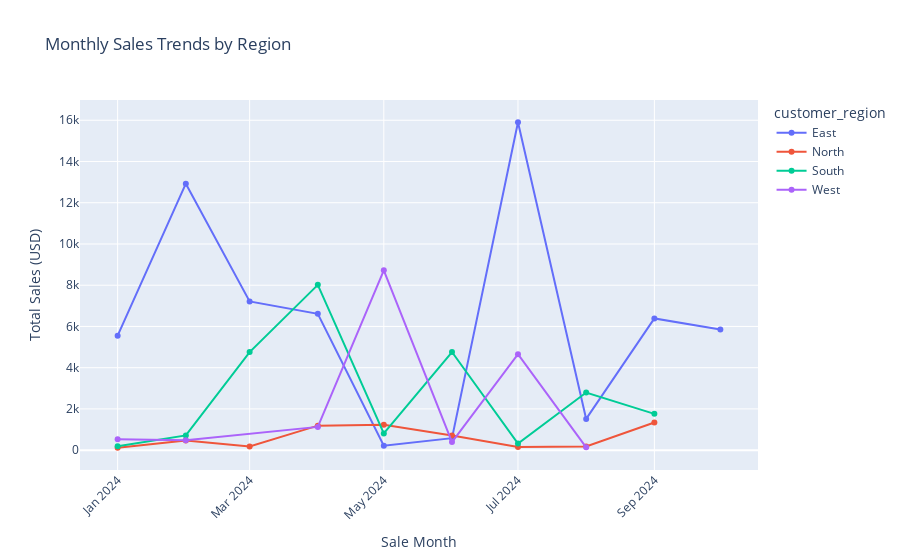

Source (notebook cell):
### Markdown cell above
Interactive Line Chart: Monthly Sales Trend by Region

### Code cell
# Step 1: Aggregate your data for the line chart
df_line_chart = (
    df_olap.groupby(["customer_region", "sale_month"], as_index=False)
    .agg(total_sales=("total_sales", "sum"))
)

# Step 2: Plot it using Plotly
fig = px.line(
    df_line_chart,
    x="sale_month",
    y="total_sales",
    color="customer_region",
    markers=True,
    title="Monthly Sales Trends by Region",
    labels={"sale_month": "Sale Month", "total_sales": "Total Sales (USD)"}
)

fig.update_layout(xaxis_tickangle=-45)
fig.show()

### Figure 1 — Plotly figure (JSON) as saved in the notebook; plotly's stock layout.template omitted (floating-point values rounded to 4 significant figures)
{"data": [{"hovertemplate": "customer_region=East<br>Sale Month=%{x}<br>Total Sales (USD)=%{y}<extra></extra>", "legendgroup": "East", "line": {"color": "#636efa", "dash": "solid"}, "marker": {"symbol": "circle"}, "mode": "lines+markers", "name": "East", "orientation": "v", "showlegend": true, "type": "scatter", "x": ["2024-01", "2024-02", "2024-03", "2024-04", "2024-05", "2024-06", "2024-07", "2024-08", "2024-09", "2024-10"], "xaxis": "x", "y": [5552.0, 12920.0, 7213.0, 6611.0, 216.2, 582.5, 15900.0, 1515.0, 6390.0, 5854.0], "yaxis": "y"}, {"hovertemplate": "customer_region=North<br>Sale Month=%{x}<br>Total Sales (USD)=%{y}<extra></extra>", "legendgroup": "North", "line": {"color": "#EF553B", "dash": "solid"}, "marker": {"symbol": "circle"}, "mode": "lines+markers", "name": "North", "orientation": "v", "showlegend": true, "type": "scatter", "x": ["2024-01", "2024-02", "2024-03", "2024-04", "2024-05", "2024-06", "2024-07", "2024-08", "2024-09"], "xaxis": "x", "y": [117.3, 469.1, 178.0, 1189.0, 1230.0, 711.8, 158.2, 178.0, 1340.0], "yaxis": "y"}, {"hovertemplate": "customer_region=South<br>Sale Month=%{x}<br>Total Sales (USD)=%{y}<extra></extra>", "legendgroup": "South", "line": {"color": "#00cc96", "dash": "solid"}, "marker": {"symbol": "circle"}, "mode": "lines+markers", "name": "South", "orientation": "v", "showlegend": true, "type": "scatter", "x": ["2024-01", "2024-02", "2024-03", "2024-04", "2024-05", "2024-06", "2024-07", "2024-08", "2024-09"], "xaxis": "x", "y": [195.5, 716.8, 4759.0, 8017.0, 812.6, 4759.0, 321.1, 2796.0, 1762.0], "yaxis": "y"}, {"hovertemplate": "customer_region=West<br>Sale Month=%{x}<br>Total Sales (USD)=%{y}<extra></extra>", "legendgroup": "West", "line": {"color": "#ab63fa", "dash": "solid"}, "marker": {"symbol": "circle"}, "mode": "lines+markers", "name": "West", "orientation": "v", "showlegend": true, "type": "scatter", "x": ["2024-01", "2024-02", "2024-04", "2024-05", "2024-06", "2024-07", "2024-08"], "xaxis": "x", "y": [527.3, 481.7, 1129.0, 8724.0, 391.0, 4656.0, 138.2], "yaxis": "y"}], "layout": {"legend": {"title": {"text": "customer_region"}, "tracegroupgap": 0}, "title": {"text": "Monthly Sales Trends by Region"}, "xaxis": {"anchor": "y", "domain": [0, 1], "tickangle": -45, "title": {"text": "Sale Month"}}, "yaxis": {"anchor": "x", "domain": [0, 1], "title": {"text": "Total Sales (USD)"}}}}
